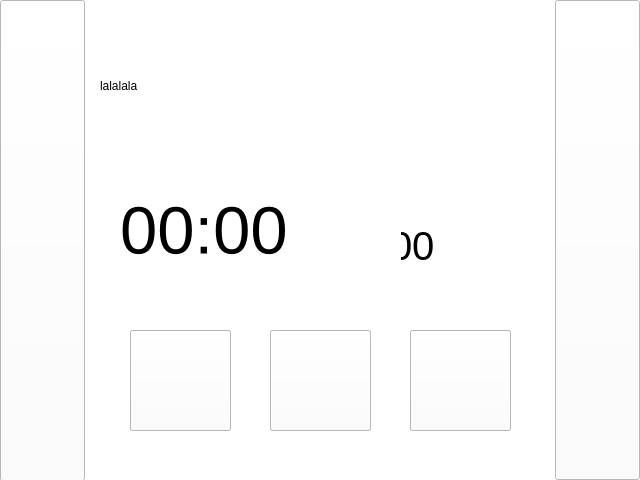
<?xml version="1.0" encoding="UTF-8"?>
<ui version="4.0">
 <class>RDigital</class>
 <widget class="QWidget" name="RDigital">
  <property name="geometry">
   <rect>
    <x>0</x>
    <y>0</y>
    <width>640</width>
    <height>480</height>
   </rect>
  </property>
  <property name="windowTitle">
   <string>RDigital</string>
  </property>
  <widget class="QWidget" name="centralWidget" native="true">
   <property name="geometry">
    <rect>
     <x>0</x>
     <y>0</y>
     <width>640</width>
     <height>480</height>
    </rect>
   </property>
   <property name="styleSheet">
    <string notr="true">background-color: rgb(255,255,255);</string>
   </property>
   <widget class="QPushButton" name="pushButton_4">
    <property name="geometry">
     <rect>
      <x>410</x>
      <y>330</y>
      <width>101</width>
      <height>101</height>
     </rect>
    </property>
    <property name="text">
     <string/>
    </property>
   </widget>
   <widget class="QLabel" name="label_3">
    <property name="geometry">
     <rect>
      <x>390</x>
      <y>210</y>
      <width>91</width>
      <height>71</height>
     </rect>
    </property>
    <property name="font">
     <font>
      <pointsize>30</pointsize>
     </font>
    </property>
    <property name="styleSheet">
     <string notr="true">qproperty-alignment: 'AlignVCenter | AlignCenter';</string>
    </property>
    <property name="text">
     <string>00</string>
    </property>
   </widget>
   <widget class="QLabel" name="label_2">
    <property name="geometry">
     <rect>
      <x>100</x>
      <y>50</y>
      <width>441</width>
      <height>71</height>
     </rect>
    </property>
    <property name="styleSheet">
     <string notr="true">qproperty-alignment: 'AlignVCenter | AlignCenter';</string>
    </property>
    <property name="text">
     <string>lalalala</string>
    </property>
   </widget>
   <widget class="QPushButton" name="pushButton_2">
    <property name="geometry">
     <rect>
      <x>130</x>
      <y>330</y>
      <width>101</width>
      <height>101</height>
     </rect>
    </property>
    <property name="styleSheet">
     <string notr="true"/>
    </property>
    <property name="text">
     <string/>
    </property>
   </widget>
   <widget class="QPushButton" name="pushButton">
    <property name="geometry">
     <rect>
      <x>130</x>
      <y>330</y>
      <width>101</width>
      <height>101</height>
     </rect>
    </property>
    <property name="styleSheet">
     <string notr="true"/>
    </property>
    <property name="text">
     <string/>
    </property>
   </widget>
   <widget class="QPushButton" name="pushButton_3">
    <property name="geometry">
     <rect>
      <x>410</x>
      <y>330</y>
      <width>101</width>
      <height>101</height>
     </rect>
    </property>
    <property name="text">
     <string/>
    </property>
   </widget>
   <widget class="QLabel" name="label">
    <property name="geometry">
     <rect>
      <x>120</x>
      <y>170</y>
      <width>281</width>
      <height>121</height>
     </rect>
    </property>
    <property name="font">
     <font>
      <pointsize>50</pointsize>
     </font>
    </property>
    <property name="styleSheet">
     <string notr="true">qproperty-alignment: 'AlignVCenter | AlignCenter';</string>
    </property>
    <property name="text">
     <string>00:00</string>
    </property>
   </widget>
   <widget class="QPushButton" name="pb_analogclock">
    <property name="geometry">
     <rect>
      <x>555</x>
      <y>0</y>
      <width>85</width>
      <height>480</height>
     </rect>
    </property>
    <property name="styleSheet">
     <string notr="true">
background-color: white;</string>
    </property>
    <property name="text">
     <string/>
    </property>
   </widget>
   <widget class="QPushButton" name="pb_calaix">
    <property name="geometry">
     <rect>
      <x>0</x>
      <y>0</y>
      <width>85</width>
      <height>481</height>
     </rect>
    </property>
    <property name="styleSheet">
     <string notr="true">
background-color: white;</string>
    </property>
    <property name="text">
     <string/>
    </property>
   </widget>
   <widget class="QPushButton" name="c_negre">
    <property name="geometry">
     <rect>
      <x>270</x>
      <y>330</y>
      <width>101</width>
      <height>101</height>
     </rect>
    </property>
    <property name="text">
     <string/>
    </property>
   </widget>
   <widget class="QPushButton" name="c_blanc">
    <property name="geometry">
     <rect>
      <x>270</x>
      <y>330</y>
      <width>101</width>
      <height>101</height>
     </rect>
    </property>
    <property name="styleSheet">
     <string notr="true"/>
    </property>
    <property name="text">
     <string/>
    </property>
   </widget>
  </widget>
 </widget>
 <layoutdefault spacing="6" margin="11"/>
 <resources/>
 <connections/>
</ui>
